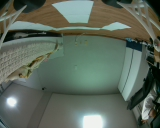
#> input picture raspberry/fisheye/160_128/test.jpg, 160 x 128 px
$ python test_fisheye.py 160_128/test.jpg   (older library calls are emulated)
#> lines starting #> are read from the running program, lines starting #| are printed output that depends on the picture
import cv2
import numpy as np
import sys

# You should replace these 3 lines with the output in calibration step
DIM=(240, 192)
K=np.array([[108.21019251022773, 0.0, 114.75559824098661], [0.0, 108.42864498939103, 103.73958753827495], [0.0, 0.0, 1.0]])
D=np.array([[-0.05693652765834971], [0.03494237385147291], [-0.07323789017967597], [0.03934016106055388]])
def undistort(img_path):
#> called with img_path = '160_128/test.jpg'
    img = cv2.imread(img_path)
#> img is the input picture: shape (128, 160, 3); mean B, G, R 91.9, 104.9, 92.6
    h,w = img.shape[:2]
#> h = 128; w = 160
    map1, map2 = cv2.fisheye.initUndistortRectifyMap(K, D, np.eye(3), K, DIM, cv2.CV_16SC2)
    undistorted_img = cv2.remap(img, map1, map2, interpolation=cv2.INTER_LINEAR, borderMode=cv2.BORDER_CONSTANT)
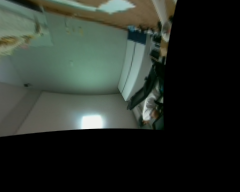
#> undistorted_img: shape (192, 240, 3); mean B, G, R 42.3, 49.1, 42.1
    cv2.imwrite("undistorted.jpg", undistorted_img)

    np.save('map1.npy',map1)
    np.save('map2.npy',map2)


if __name__ == '__main__':
    for p in sys.argv[1:]:
        undistort(p)
